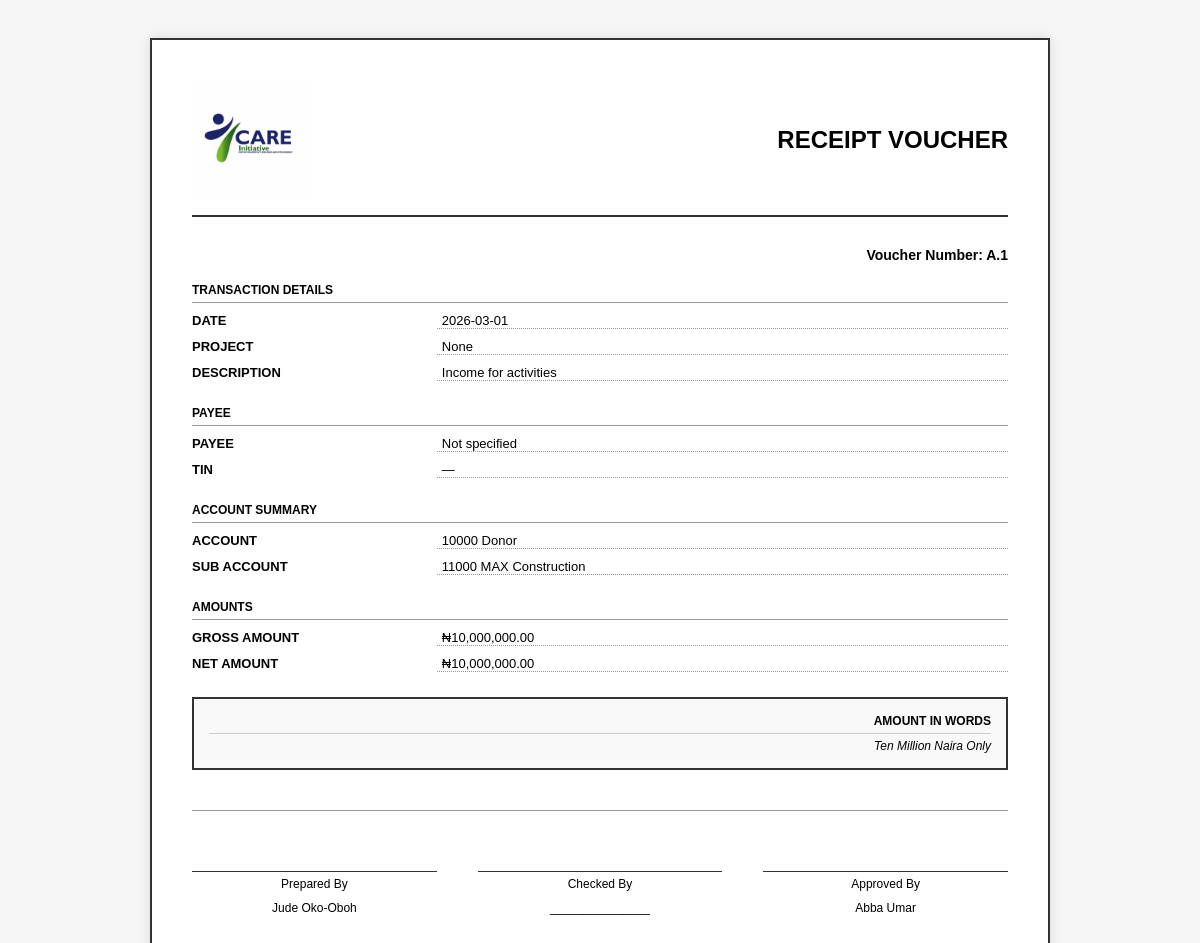
/voucher/3, run on the app's committed database.
### tables this page shows
CREATE TABLE transactions (
            id INTEGER PRIMARY KEY AUTOINCREMENT,
            date TEXT NOT NULL,
            pv_number TEXT,
            reference TEXT,
            description TEXT NOT NULL,
            type TEXT NOT NULL,
            amount REAL NOT NULL CHECK(amount >= 0),
            month INTEGER,
            project TEXT,
            main_account TEXT,
            main_account_code TEXT,
            sub_account TEXT,
            sub_account_code TEXT,
            wht_applied INTEGER DEFAULT 0,
            wht_rate REAL DEFAULT 0.0,
            wht_amount REAL DEFAULT 0.0,
            net_amount REAL DEFAULT 0.0
        , vendor_tin TEXT, vendor_account_name TEXT, vendor_account_number TEXT);

### main.py (the view)
@app.get("/voucher/{transaction_id}", response_class=HTMLResponse)
async def view_voucher(transaction_id: int):
    try:
        with get_db() as conn:
            row = conn.execute("""
                SELECT
                    id,
                    date,
                    pv_number,
                    reference,
                    description,
                    type,
                    amount,
                    wht_applied,
                    wht_rate,
                    project,
                    main_account,
                    main_account_code,
                    sub_account,
                    sub_account_code
                FROM transactions
                WHERE id = ?
            """, (transaction_id,)).fetchone()
            if not row:
                raise HTTPException(status_code=404, detail="Transaction not found")
            tx = dict(row)
        gross_amount = safe_float(tx.get("amount", 0))
        wht_applied  = bool(safe_float(tx.get("wht_applied", 0)))
        wht_rate     = safe_float(tx.get("wht_rate", 0.0))
        wht_amount   = gross_amount * wht_rate if wht_applied else 0.0
        net_amount   = gross_amount - wht_amount
        gross_str = f"₦{gross_amount:,.2f}"
        wht_str   = f"₦{wht_amount:,.2f}" if wht_applied and wht_amount > 0 else "₦0.00"
        net_str   = f"₦{net_amount:,.2f}"
        amount_in_words = number_to_ngn_words(net_amount)
        payee = tx.get("reference") or tx.get("payee") or "Not specified"
        payee_tin = tx.get("payee_tin") or tx.get("vendor_tin") or "—"
        context = {
            "tx": tx,
            "organization": "CARE INTERNATIONAL",
            "voucher_title": "PAYMENT VOUCHER" if tx.get("type") == "Expense" else "RECEIPT VOUCHER",
            "pv_number": tx.get("pv_number") or f"PV-{tx['id']:04d}",
            "date": tx.get("date", "—"),
            "description": tx.get("description", "—"),
            "project": tx.get("project", "—"),
            "payee": payee,
            "payee_tin": payee_tin,
            "main_account_code": tx.get("main_account_code", "—"),
            "main_account": tx.get("main_account", "—"),
            "sub_account_code": tx.get("sub_account_code", "—"),
            "sub_account": tx.get("sub_account", "—"),
            "gross_amount_formatted": gross_str,
            "wht_applied": wht_applied,
            "wht_rate_percent": f"{wht_rate * 100:.1f}" if wht_applied else "0.0",
            "wht_amount_formatted": wht_str,
            "net_amount_formatted": net_str,
            "net_amount_in_words": amount_in_words,
            "prepared_by": "Jude Oko-Oboh",
            "approved_by": "Abba Umar",
        }
        html_content = templates.get_template("payment-voucher-print.html").render(context)
        return HTMLResponse(
            content=html_content,
            headers={
                "Content-Disposition": f"inline; filename=\"voucher-{context['pv_number']}.html\""
            }
        )
    except HTTPException:
        raise
    except Exception as e:
        traceback.print_exc()  # prints full stack trace to console
        raise HTTPException(
            status_code=500,
            detail=f"Failed to load voucher: {str(e)}"
        )

### templates/payment-voucher-print.html (shortened to what this page needs)
﻿<!DOCTYPE html>
<html lang="en">
<head>
</head>
<body>
<div class="voucher-container">
    <div class="header">
        <div class="brand-row">
            <div class="logo-section">
                <img src="/static/logo.png">
            </div>
            <h1>{{ voucher_title }}</h1>
        </div>
    </div>
    <div class="voucher-number">Voucher Number: {{ pv_number }}</div>
    <div class="section">
        <div class="section-label">Transaction Details</div>
        <div class="field-row"><div class="field-label">Date</div><div class="field-value">{{ date }}</div></div>
        <div class="field-row"><div class="field-label">Project</div><div class="field-value">{{ project }}</div></div>
        <div class="field-row"><div class="field-label">Description</div><div class="field-value">{{ description }}</div></div>
    </div>
    <div class="section">
        <div class="section-label">Payee</div>
        <div class="field-row"><div class="field-label">Payee</div><div class="field-value">{{ payee }}</div></div>
        <div class="field-row"><div class="field-label">TIN</div><div class="field-value">{{ payee_tin }}</div></div>
    </div>
    <div class="section">
        <div class="section-label">Account Summary</div>
        <div class="field-row"><div class="field-label">Account</div><div class="field-value">{{ main_account_code }}  {{ main_account }}</div></div>
        <div class="field-row"><div class="field-label">Sub Account</div><div class="field-value">{{ sub_account_code }}  {{ sub_account }}</div></div>
    </div>
    <div class="section">
        <div class="section-label">Amounts</div>
        <div class="field-row"><div class="field-label">Gross Amount</div><div class="field-value">{{ gross_amount_formatted }}</div></div>
        <div class="field-row"><div class="field-label">Net Amount</div><div class="field-value">{{ net_amount_formatted }}</div></div>
    </div>
    <div class="amount-box">
        <div class="amount-label">Amount in Words</div>
        <div class="amount-words">{{ net_amount_in_words }}</div>
    </div>
    <div class="signature-section">
        <div class="signature-box"><div class="signature-line">Prepared By</div><div style="margin-top: 10px; font-size: 12px;">{{ prepared_by }}</div></div>
        <div class="signature-box"><div class="signature-line">Checked By</div><div style="margin-top: 10px; font-size: 12px;">_______________</div></div>
        <div class="signature-box"><div class="signature-line">Approved By</div><div style="margin-top: 10px; font-size: 12px;">{{ approved_by }}</div></div>
    </div>
</div>
</body>
</html>

### templates/payment-voucher-print.html (style rules this page uses)
* { margin: 0; padding: 0; box-sizing: border-box; }
body { font-family: Arial, sans-serif; padding: 20px; background: #f5f5f5; }
.voucher-container { max-width: 900px; margin: 0 auto; background: white; padding: 40px; box-shadow: 0 0 10px rgba(0,0,0,0.1); border: 2px solid #333; }
.header { margin-bottom: 30px; border-bottom: 2px solid #333; padding-bottom: 15px; }
.brand-row { display: flex; align-items: center; justify-content: space-between; gap: 20px; }
.logo-section { display: flex; align-items: center; justify-content: flex-start; margin-bottom: 0; }
.logo-section img { max-height: 120px; max-width: 220px; object-fit: contain; }
.header h1 { font-size: 24px; font-weight: bold; margin: 0; text-align: right; }
.voucher-number { text-align: right; font-weight: bold; font-size: 14px; margin-bottom: 20px; }
.section { margin-bottom: 25px; }
.section-label { font-weight: bold; font-size: 12px; text-transform: uppercase; border-bottom: 1px solid #999; padding-bottom: 5px; margin-bottom: 10px; }
.field-row { display: flex; margin-bottom: 10px; font-size: 13px; }
.field-label { width: 30%; font-weight: bold; text-transform: uppercase; }
.field-value { width: 70%; border-bottom: 1px dotted #999; padding: 0 5px; }
.amount-box { border: 2px solid #333; padding: 15px; text-align: right; margin: 15px 0; background: #f9f9f9; }
.amount-label { font-size: 12px; font-weight: bold; text-transform: uppercase; }
.amount-words { font-size: 12px; margin-top: 5px; font-style: italic; border-top: 1px solid #ccc; padding-top: 5px; }
.signature-section { display: flex; justify-content: space-between; margin-top: 40px; padding-top: 30px; border-top: 1px solid #999; }
.signature-box { text-align: center; width: 30%; }
.signature-line { border-top: 1px solid #333; margin-top: 30px; font-size: 12px; padding-top: 5px; }

### data on the page
transactions: pv_number "A.1", date "2026-03-01", description "Income for activities", main_account_code "10000", main_account "Donor", sub_account_code "11000", sub_account "MAX Construction"

### other printed values
{{ voucher_title }} "RECEIPT VOUCHER"
{{ project }} "None"
{{ payee }} "Not specified"
{{ payee_tin }} "—"
{{ gross_amount_formatted }} "₦10,000,000.00"
{{ net_amount_formatted }} "₦10,000,000.00"
{{ net_amount_in_words }} "Ten Million Naira Only"
{{ prepared_by }} "Jude Oko-Oboh"
{{ approved_by }} "Abba Umar"
